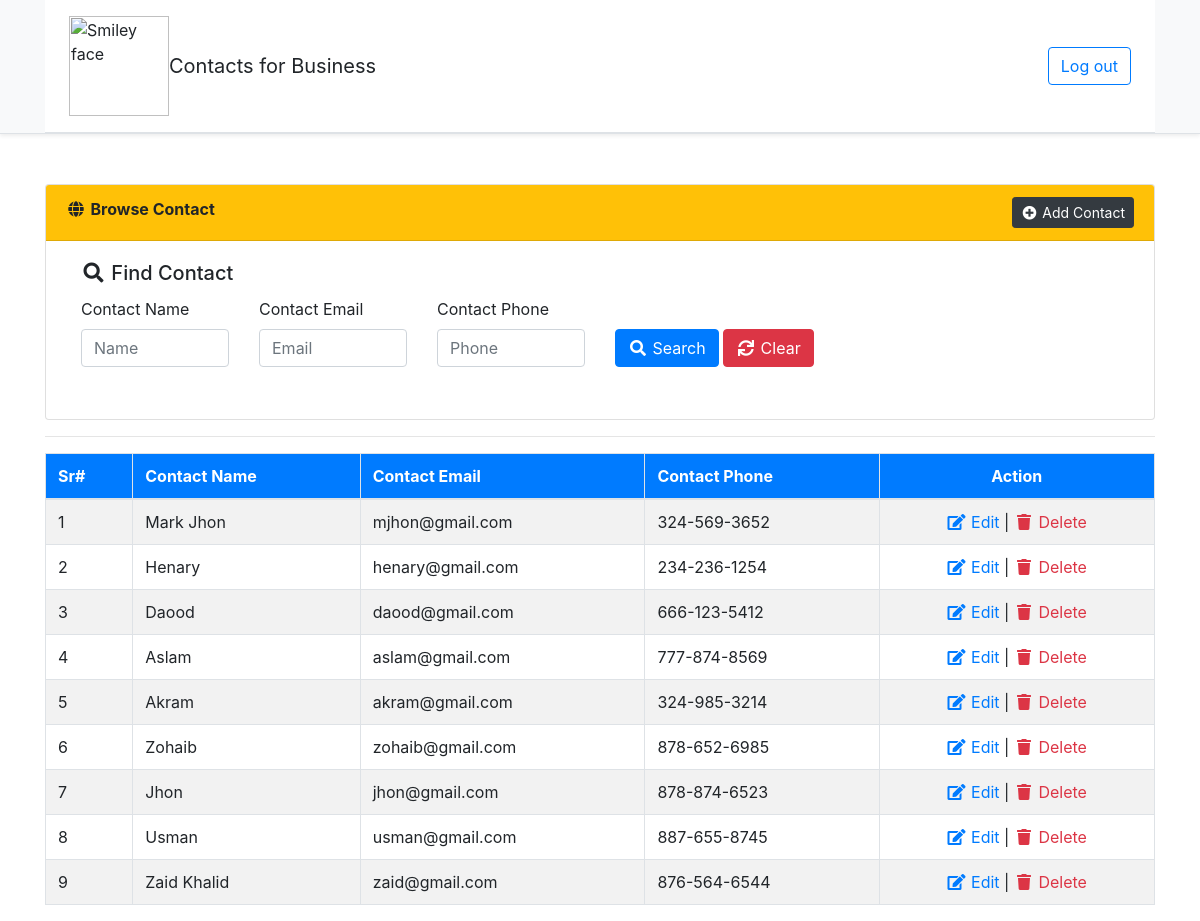
Screenshot of /browse-Contact.php with the database file from the repository.
### tables this page shows
CREATE TABLE `contact` (
  `id` int(11) NOT NULL AUTO_INCREMENT PRIMARY KEY,
  `Contactname` varchar(64) NOT NULL,
  `Contactemail` varchar(128) NOT NULL,
  `Contactphone` varchar(24) NOT NULL,
  `dt` timestamp NOT NULL DEFAULT CURRENT_TIMESTAMP
);

### include/Database.php (called while the page is built, shortened)
<?php
class Database{
    protected $pdo;
    public function __construct(\PDO $pdo)
    {
        $this->pdo = $pdo;
        $this->pdo->setAttribute(\PDO::ATTR_ERRMODE, \PDO::ERRMODE_EXCEPTION);
    }
    public function getAllRecords($tableName, $fields='*', $cond='', $orderBy='', $limit='')
    {
        $stmt = $this->pdo->prepare("SELECT $fields FROM $tableName WHERE 1 ".$cond." ".$orderBy." ".$limit);
        $stmt->execute();
        $rows = $stmt->fetchAll(PDO::FETCH_ASSOC);
        return $rows;
    }
}
?>

### config.php (called while the page is built, shortened)
<?php
include_once('include/Database.php');
$dsn	= 	"mysql:dbname=".SS_DB_NAME.";host=".SS_DB_HOST."";
$pdo	=	"";
try {
	$pdo = new PDO($dsn, SS_DB_Contact, SS_DB_PASSWORD);
}catch (PDOException $e) {
	echo "Connection failed: " . $e->getMessage();
}
$db 	=	new Database($pdo);
?>

### browse-Contact.php (the view, shortened to what this page needs)
<?php include_once('config.php');?>
<html lang="en-US">
<head>
    <link rel="stylesheet" href="https://stackpath.bootstrapcdn.com/bootstrap/4.2.1/css/bootstrap.min.css">
    <link rel="stylesheet" href="https://use.fontawesome.com/releases/v5.6.3/css/all.css">
</head>
<body>
	<div class="bg-light border-bottom shadow-sm sticky-top">
		<div class="container">
			  <header>
    <div class="d-flex flex-column flex-md-row align-items-center p-3 px-md-4 bg-white border-bottom box-shadow">
      <img src="images/logo.png" alt="Smiley face" height="100" width="100">
  <h5 class="my-0 mr-md-auto font-weight-normal">Contacts for Business</h5>
      <a href="index.php?logout='1'"  class="btn btn-outline-primary" >Log out</a>
    </div>
  </header>
		</div>
	</div>
	<?php
	$condition	=	'';
	$ContactData	=	$db->getAllRecords('Contact','*',$condition,'ORDER BY id DESC');
	?>
   	<div class="container">
		<div class="card" style="margin-top:50px;">
			<div class="card-header bg-warning"><i class="fa fa-fw fa-globe"></i> <strong>Browse Contact</strong> <a href="add-Contact.php" class="float-right btn btn-dark btn-sm"><i class="fa fa-fw fa-plus-circle"></i> Add Contact</a></div>
			<div class="card-body">
				<div class="col-sm-12">
					<h5 class="card-title"><i class="fa fa-fw fa-search"></i> Find Contact</h5>
					<form method="get">
						<div class="row">
							<div class="col-sm-2">
								<div class="form-group">
									<label>Contact Name</label>
									<input type="text" name="Contactname" id="Contactname" class="form-control" value="<?php echo isset($_REQUEST['Contactname'])?$_REQUEST['Contactname']:''?>" placeholder="Name">
								</div>
							</div>
							<div class="col-sm-2">
								<div class="form-group">
									<label>Contact Email</label>
									<input type="email" name="Contactemail" id="Contactemail" class="form-control" value="<?php echo isset($_REQUEST['Contactemail'])?$_REQUEST['Contactemail']:''?>" placeholder="Email">
								</div>
							</div>
							<div class="col-sm-2">
								<div class="form-group">
									<label>Contact Phone</label>
									<input type="tel" name="Contactphone" id="Contactphone" class="form-control" value="<?php echo isset($_REQUEST['Contactphone'])?$_REQUEST['Contactphone']:''?>" placeholder="Phone">
								</div>
							</div>
							<div class="col-sm-5">
								<div class="form-group" >
									<label>&nbsp;</label>
									<div >
										<button type="submit" name="submit" value="search" id="submit" class="btn btn-primary"><i class="fa fa-fw fa-search"></i> Search</button>
										<a href="<?php echo $_SERVER['PHP_SELF'];?>" class="btn btn-danger"><i class="fa fa-fw fa-sync"></i> Clear</a>
									</div>
								</div>
							</div>
						</div>
					</form>
				</div>
			</div>
		</div>
		<hr>
		<div>
			<table class="table table-striped table-bordered">
				<thead>
					<tr class="bg-primary text-white">
						<th>Sr#</th>
						<th>Contact Name</th>
						<th>Contact Email</th>
						<th>Contact Phone</th>
						<th class="text-center">Action</th>
					</tr>
				</thead>
				<tbody>
					<?php
					$s	=	'';
					foreach($ContactData as $val){
						$s++;
					?>
					<tr>
						<td><?php echo $s;?></td>
						<td><?php echo $val['Contactname'];?></td>
						<td><?php echo $val['Contactemail'];?></td>
						<td><?php echo $val['Contactphone'];?></td>
						<td align="center">
							<a href="edit-Contact.php?editId=<?php echo $val['id'];?>" class="text-primary"><i class="fa fa-fw fa-edit"></i> Edit</a> |
							<a href="delete.php?delId=<?php echo $val['id'];?>" class="text-danger" onClick="return confirm('Are you sure to delete this Contact?');"><i class="fa fa-fw fa-trash"></i> Delete</a>
						</td>
					</tr>
					<?php } ?>
				</tbody>
			</table>
		</div>
	</div>
</body>
</html>

### rows the page displays
contact: Contactname "Mark Jhon", Contactemail "mjhon@gmail.com", Contactphone "324-569-3652"
contact: Contactname "Henary", Contactemail "henary@gmail.com", Contactphone "234-236-1254"
contact: Contactname "Daood", Contactemail "daood@gmail.com", Contactphone "666-123-5412"
contact: Contactname "Aslam", Contactemail "aslam@gmail.com", Contactphone "777-874-8569"
contact: Contactname "Akram", Contactemail "akram@gmail.com", Contactphone "324-985-3214"
contact: Contactname "Zohaib", Contactemail "zohaib@gmail.com", Contactphone "878-652-6985"
contact: Contactname "Jhon", Contactemail "jhon@gmail.com", Contactphone "878-874-6523"
contact: Contactname "Usman", Contactemail "usman@gmail.com", Contactphone "887-655-8745"
contact: Contactname "Zaid Khalid", Contactemail "zaid@gmail.com", Contactphone "876-564-6544"
